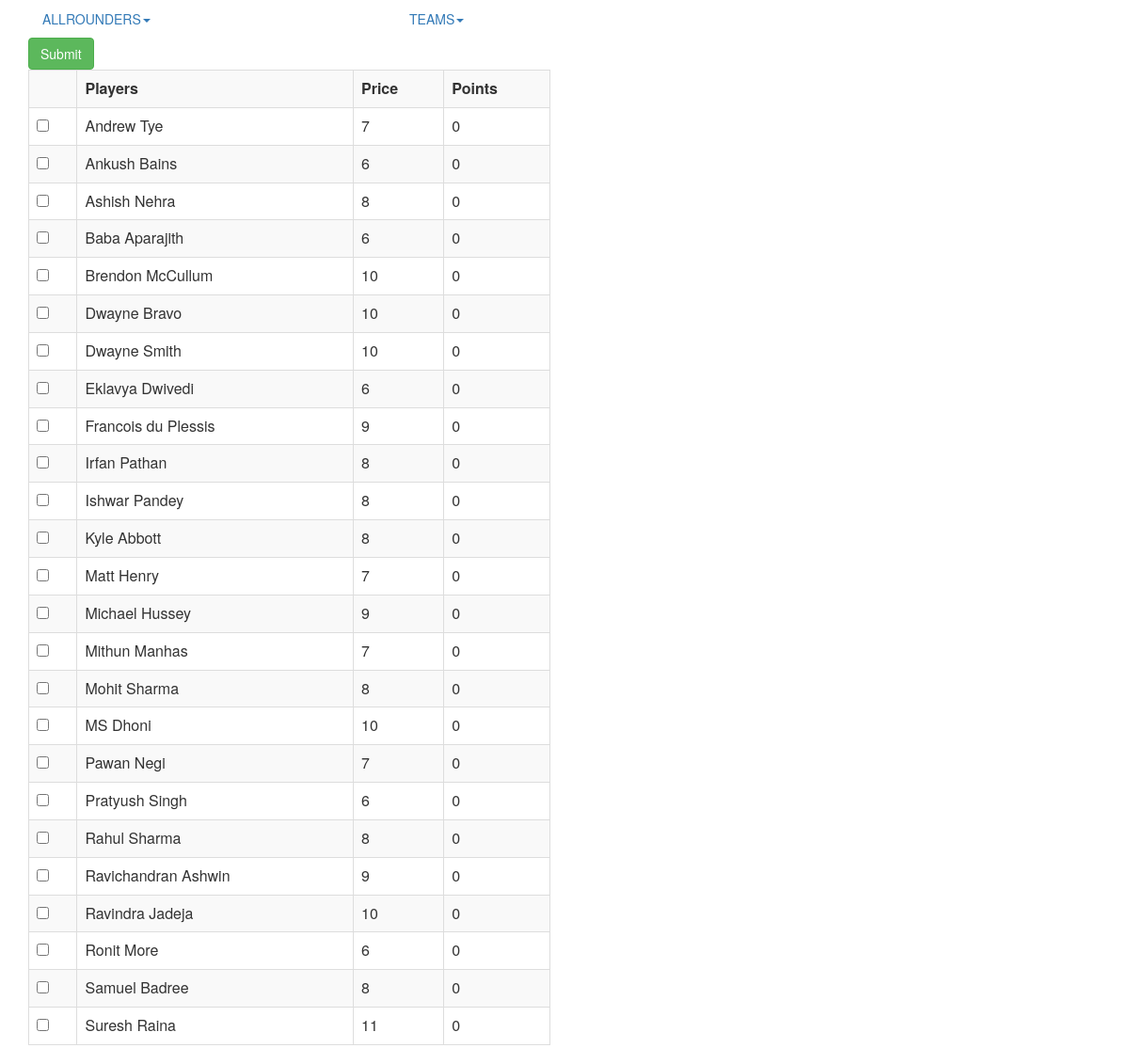
Page /Teams/csk.php on the committed database.
### tables this page shows
CREATE TABLE IF NOT EXISTS `csk` (
  `SNo` int(11) NOT NULL,
  `Value` int(11) NOT NULL,
  `Name` varchar(35) NOT NULL,
  `Total_Points` int(11) NOT NULL DEFAULT '0',
  `GD_Points` int(11) NOT NULL DEFAULT '0',
  `Role` int(11) NOT NULL,
  `Price` int(11) NOT NULL,
  `path` int(11) NOT NULL,
  PRIMARY KEY (`Name`)
);

### Teams/csk.php (the view, shortened to what this page needs)
<html>
<head>
  <link rel="stylesheet" href="../js/bootstrap.min.css">
</head>
<body>
<div class="container">
<div class="row">
<div class="col-sm-4">
<ul class="nav nav-pills">
<li class="dropdown"><a class="dropdown-toggle" data-toggle="dropdown" href="players.php">ALLROUNDERS<span class="caret">
</span></a>
</li>
</ul>
</div>
<div class="col-sm-4">
<ul class="nav nav-pills">
<li class="dropdown"><a class="dropdown-toggle" data-toggle="dropdown" href="batsman.php">TEAMS<span class="caret">
</span></a>
</li>
</ul>
</div>
</div>
</div>
</body>
<?php
$query="SELECT * FROM `csk` ";
$rs=mysql_query($query);
		echo "<div class='container'>
				<div class='row'>
					<div class='col-sm-6'>
						<table class='table table-striped table-hover table-bordered ' >
							<form method='POST' action=''>
								<tr>
									<th></th>
									<th>Players</th>
									<th>Price</th>
									<th>Points</th>
								</tr>";
		while($row=mysql_fetch_array($rs))
			{
				?>
				<tr>
				<td><input type='checkbox' name='check[]' value='<?php echo $row['Name']?>'></td>
			<?php
			echo "
				<td>".$row['Name']."</td>
				<td>".$row['Price'] ."</td>
				<td>".$row['GD_Points']."</td>
				</tr>";
			}
		echo "<input type='submit' id='b1' value='Submit' class='btn btn-success'>
						</table>
					</div>";
			?>

### rows in the picture
csk: Name "Andrew Tye", Price "7", GD_Points "0"
csk: Name "Ankush Bains", Price "6", GD_Points "0"
csk: Name "Ashish Nehra", Price "8", GD_Points "0"
csk: Name "Baba Aparajith", Price "6", GD_Points "0"
csk: Name "Brendon McCullum", Price "10", GD_Points "0"
csk: Name "Dwayne Bravo", Price "10", GD_Points "0"
csk: Name "Dwayne Smith", Price "10", GD_Points "0"
csk: Name "Eklavya Dwivedi", Price "6", GD_Points "0"
csk: Name "Francois du Plessis", Price "9", GD_Points "0"
csk: Name "Irfan Pathan", Price "8", GD_Points "0"
csk: Name "Ishwar Pandey", Price "8", GD_Points "0"
csk: Name "Kyle Abbott", Price "8", GD_Points "0"
csk: Name "Matt Henry", Price "7", GD_Points "0"
csk: Name "Michael Hussey", Price "9", GD_Points "0"
csk: Name "Mithun Manhas", Price "7", GD_Points "0"
csk: Name "Mohit Sharma", Price "8", GD_Points "0"
csk: Name "MS Dhoni", Price "10", GD_Points "0"
csk: Name "Pawan Negi", Price "7", GD_Points "0"
csk: Name "Pratyush Singh", Price "6", GD_Points "0"
csk: Name "Rahul Sharma", Price "8", GD_Points "0"
csk: Name "Ravichandran Ashwin", Price "9", GD_Points "0"
csk: Name "Ravindra Jadeja", Price "10", GD_Points "0"
csk: Name "Ronit More", Price "6", GD_Points "0"
csk: Name "Samuel Badree", Price "8", GD_Points "0"
csk: Name "Suresh Raina", Price "11", GD_Points "0"
